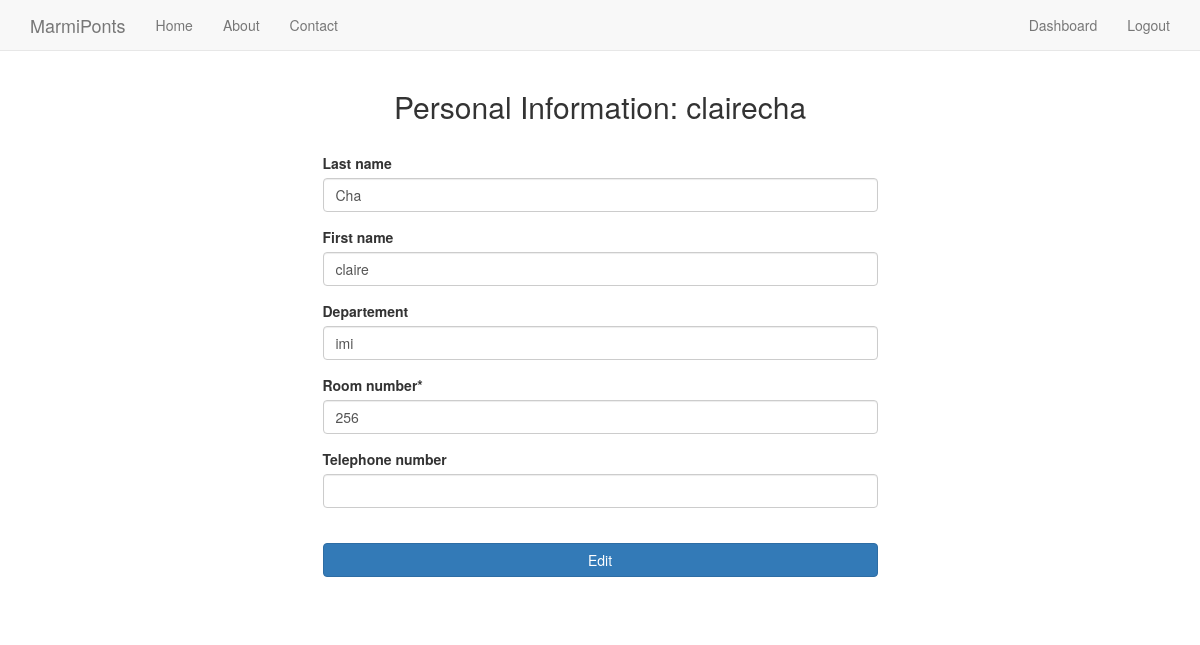
Before: /personalinfo/ (signed in) with the older database file.
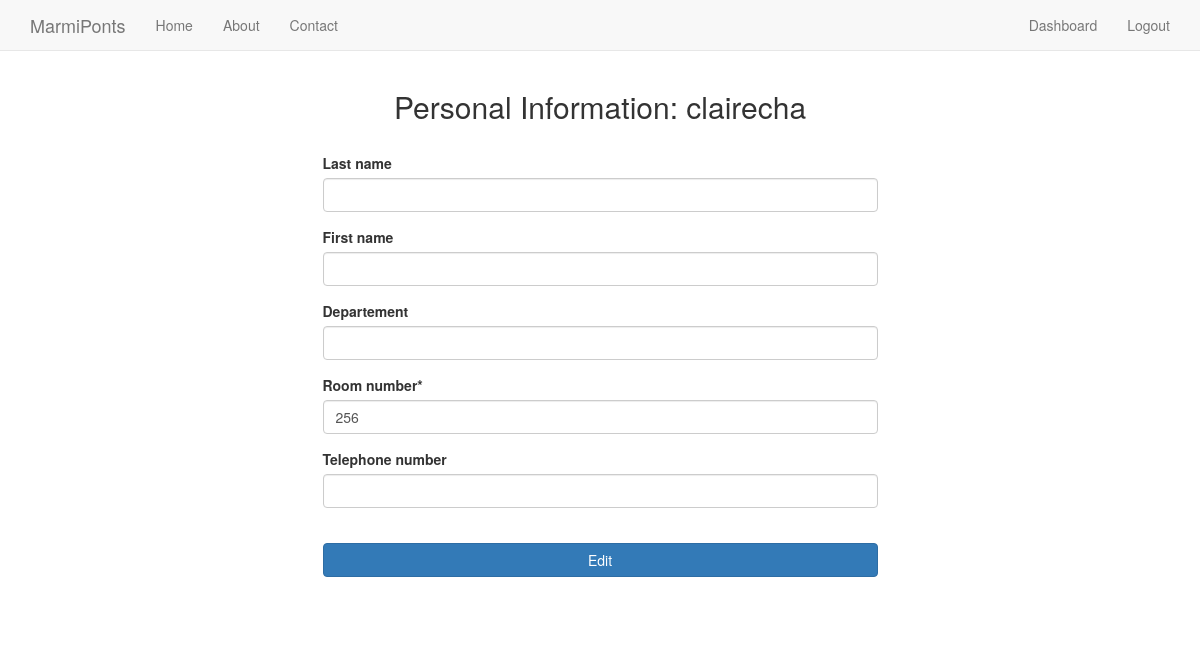
After: the same page with the newer database file.
### Core/models.py (models this page shows, shortened)
class Information(models.Model):
    user = models.ForeignKey(User)
    Last_name = models.CharField(max_length=15, null=True, blank=True)
    First_name = models.CharField(max_length=15, null=True, blank=True)
    Departement = models.CharField(max_length=15, null=True, blank=True)
    Room_number = models.CharField(max_length=10)
    Telephone_number = models.CharField(max_length=13, null=True, blank=True)
    pub_date = models.DateTimeField(auto_now_add=True, null=True, blank=True)

### Core/views.py (the view)
# urls.py: url(r'^personalinfo/$','Core.views.personalinfo', name='personalinfo'),
@login_required
def personalinfo(request):
	Information_list = Information.objects.filter(user=request.user)
	Text_Edit=''
	if request.POST.get('edit'):
		form = InformationForm(request.POST, instance=Information(user=request.user))
		if form.is_valid():
			First_name = form.cleaned_data['First_name']
			Last_name = form.cleaned_data['Last_name']
			Departement = form.cleaned_data['Departement']
			Room_number = form.cleaned_data['Room_number']
			Telephone_number = form.cleaned_data['Telephone_number']
			if len(Information_list)>0 :
				Information_list[0].delete()
			form.save()
			Text_Edit='Data Edited! Go back to the Dashboard'
	else:
		if len(Information_list)>0 :
			init={'user' : request.user,
				'First_name': Information_list[0].First_name,
				'Last_name': Information_list[0].Last_name,
				'Departement': Information_list[0].Departement,
				'Room_number': Information_list[0].Room_number,
				'Telephone_number': Information_list[0].Telephone_number,
				}
		else:
			init={'user' : request.user,
				}
		form = InformationForm(initial=init)
	context={"form": form,
			"textedit": Text_Edit}
	return render(request, "personalinfo.html",context)

### Core/forms.py
class InformationForm(forms.ModelForm):
	class Meta:
		model = Information
		exclude = ('user',)

### templates/personalinfo.html (shortened to what this page needs)
{% extends "base.html" %}
{% load crispy_forms_tags %}
{% block content %}
		<form action="" method="post">
			<div class='row'>
				<div class='col-sm-6 col-sm-offset-3'>
					<h2 class="text-align-center"> Personal Information: {{user}} </h2>
				<br>
		    {{ form|crispy}}
		    <br>
		    <input class= 'btn btn-primary btn-block' type="submit" value="Edit" name="edit" />
		    <br>
		    </div>
		</form>
{% endblock %}

Changed rows visible on the page:
removed Information: Last_name "Cha", First_name "claire", Departement "imi", Room_number "256"
added Information: Room_number "256"
